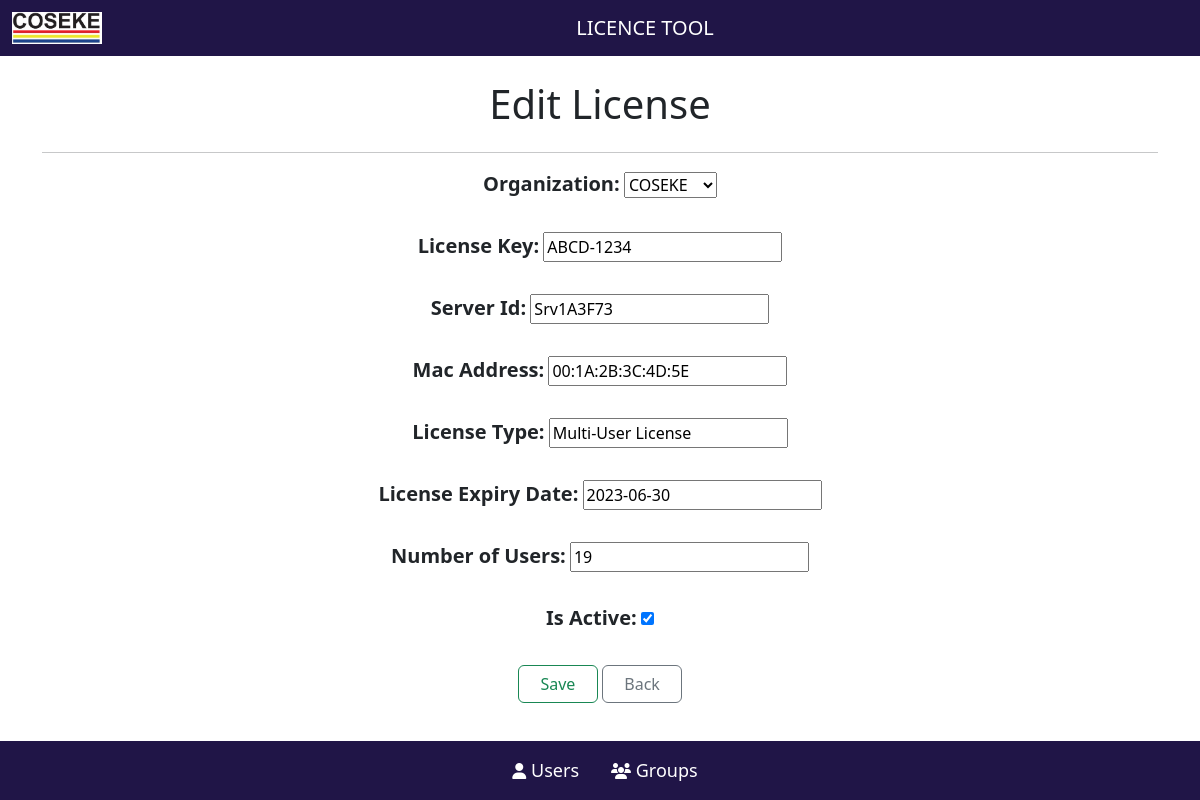
Before: /license-body/edit-license/1 with the older database file.
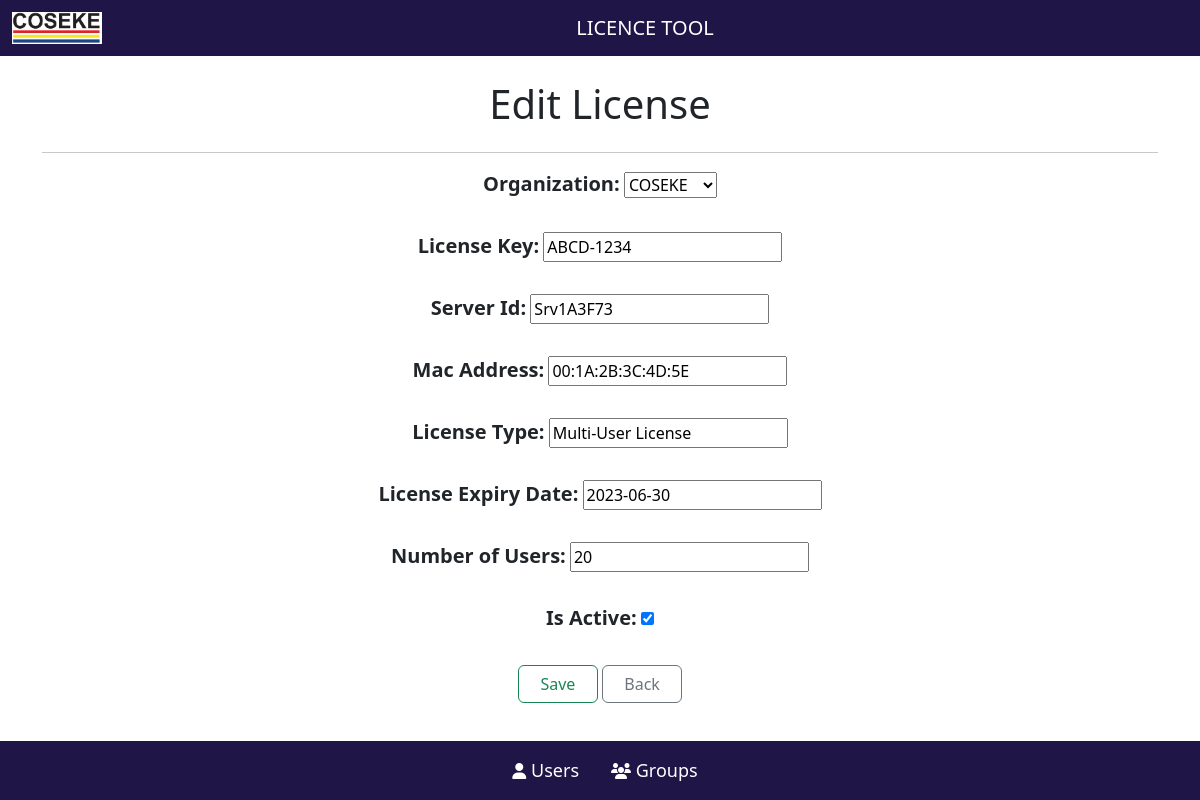
After: the same page with the newer database file.
### base/models.py (models this page shows)
class License(models.Model):
    id = models.AutoField(primary_key=True)
    organization = models.ForeignKey(Organization, on_delete=models.CASCADE)
    license_key = models.CharField(max_length=100)
    server_id = models.CharField(max_length=150)
    mac_address = models.CharField(max_length=200)
    license_type = models.CharField(max_length=150)
    license_expiry_date = models.DateField(default=True)
    number_of_users = models.IntegerField(default=0)
    is_active = models.BooleanField(default=False)

### base/views.py (the view)
# urls.py: path("license-body/edit-license/<int:license_id>", views.edit_license, name='edit_license'),
def edit_license(request, license_id):
    license = get_object_or_404(License, id=license_id)
    if request.method =='POST':
        form = LicenseForm(request.POST, instance=license)
        if form.is_valid():
            form.save()
            return redirect('license_body')
    else:
        form = LicenseForm(instance=license)
    return render(request, 'base/edit_license.html', {'form': form, 'license': license})

### base/forms.py
class LicenseForm(forms.ModelForm):
    class Meta:
        model = License
        fields = '__all__'
        widgets = {
            'description': forms.Textarea(attrs={'class': 'custom-form-control'}),
        }

### base/models.py (called while the page is built)
    def __str__(self):
        return self.organization_name

### base/templates/base/edit_license.html (shortened to what this page needs)
{% load static %}
<!DOCTYPE html>
<html>
<head>
    <link rel="stylesheet" href="https://cdn.jsdelivr.net/npm/bootstrap@5.3.0/dist/css/bootstrap.min.css">
    <link rel="stylesheet" href="{% static '/css/main.css' %}" type="text/css">
    <link rel="stylesheet" href="https://cdnjs.cloudflare.com/ajax/libs/font-awesome/6.4.0/css/all.min.css" />
</head>
<body>
    <nav class="navbar navbar-color">
        <div class="container-fluid d-flex align-items-center">
            <img class="logo-image" src="{% static '/images/logo.jpg' %}" alt="logo">
            <a class="navbar-brand d-flex mx-auto" href="#">
                LICENCE TOOL
            </a>
        </div>
    </nav>
    <div class="container">
        <h1 class="text-center mb-4 mt-4">Edit License</h1>
        <hr />
        <form action="" method="post" class="text-center">
            <div class="mb-4">
                <label for="id_organization" class="form-label fw-bold fs-5">Organization:</label>
                {{ form.organization }}
            </div>
            <div class="mb-4">
                <label for="id_license_key" class="form-label fw-bold fs-5">License Key:</label>
                {{ form.license_key }}
            </div>
            <div class="mb-4">
                <label for="id_server_id" class="form-label fw-bold fs-5">Server Id:</label>
                {{ form.server_id }}
            </div>
            <div class="mb-4">
                <label for="id_mac_address" class="form-label fw-bold fs-5">Mac Address:</label>
                {{ form.mac_address }}
            </div>
            <div class="mb-4">
                <label for="id_license_type" class="form-label fw-bold fs-5">License Type:</label>
                {{ form.license_type }}
            </div>
            <div class="mb-4">
                <label for="id_license_expiry_date" class="form-label fw-bold fs-5">License Expiry Date:</label>
                {{ form.license_expiry_date }}
            </div>
            <div class="mb-4">
                <label for="id_number_of_users" class="form-label fw-bold fs-5">Number of Users:</label>
                {{ form.number_of_users }}
            </div>
            <div class="mb-4">
                <label for="id_is_active" class="form-label fw-bold fs-5">Is Active:</label>
                {{ form.is_active }}
            </div>
            <div class="equal-width-btns">
                <button type="submit" class="btn btn-outline-success fs-6">Save</button>
                <a href="{% url 'license_body' %}" class="btn btn-outline-secondary fs-6">Back</a>
            </div>
        </form>
    </div>
    <footer class="home-footer text-white p-3 fixed-bottom">
        <div class="d-flex justify-content-center align-items-center">
            <span class="me-3" style="font-size: 18px;">
                <i class="fas fa-user"></i> Users
            </span>
            <span class="ms-3" style="font-size: 18px;">
                <i class="fas fa-users"></i> Groups
            </span>
        </div>
    </footer>
</body>
</html>

Changed rows visible on the page:
changed License "COSEKE": number_of_users "19" → "20"
